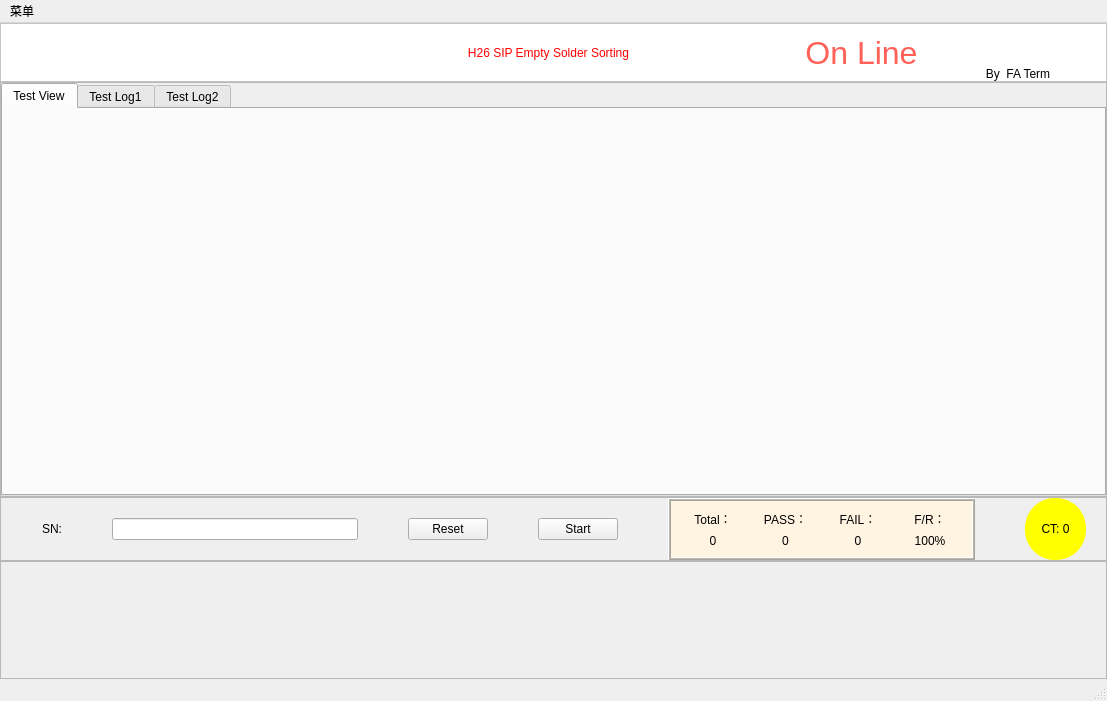
<?xml version="1.0" encoding="UTF-8"?>
<ui version="4.0">
 <class>MainWindow</class>
 <widget class="QMainWindow" name="MainWindow">
  <property name="geometry">
   <rect>
    <x>0</x>
    <y>0</y>
    <width>1107</width>
    <height>701</height>
   </rect>
  </property>
  <property name="windowTitle">
   <string>MainWindow</string>
  </property>
  <widget class="QWidget" name="centralwidget">
   <layout class="QVBoxLayout" name="verticalLayout">
    <property name="spacing">
     <number>0</number>
    </property>
    <property name="leftMargin">
     <number>0</number>
    </property>
    <property name="topMargin">
     <number>0</number>
    </property>
    <property name="rightMargin">
     <number>0</number>
    </property>
    <property name="bottomMargin">
     <number>0</number>
    </property>
    <item>
     <widget class="QFrame" name="frame">
      <property name="sizePolicy">
       <sizepolicy hsizetype="Preferred" vsizetype="Preferred">
        <horstretch>0</horstretch>
        <verstretch>1</verstretch>
       </sizepolicy>
      </property>
      <property name="styleSheet">
       <string notr="true">background-color: rgb(255, 255, 255);</string>
      </property>
      <property name="frameShape">
       <enum>QFrame::StyledPanel</enum>
      </property>
      <property name="frameShadow">
       <enum>QFrame::Raised</enum>
      </property>
      <layout class="QHBoxLayout" name="horizontalLayout_2">
       <property name="spacing">
        <number>0</number>
       </property>
       <property name="leftMargin">
        <number>0</number>
       </property>
       <property name="topMargin">
        <number>0</number>
       </property>
       <property name="rightMargin">
        <number>10</number>
       </property>
       <property name="bottomMargin">
        <number>0</number>
       </property>
       <item>
        <widget class="QLabel" name="label_13">
         <property name="sizePolicy">
          <sizepolicy hsizetype="Preferred" vsizetype="Preferred">
           <horstretch>4</horstretch>
           <verstretch>0</verstretch>
          </sizepolicy>
         </property>
         <property name="styleSheet">
          <string notr="true">border-image: url(:/log/aa.png);</string>
         </property>
         <property name="text">
          <string/>
         </property>
        </widget>
       </item>
       <item>
        <widget class="QLabel" name="label_2">
         <property name="sizePolicy">
          <sizepolicy hsizetype="Preferred" vsizetype="Preferred">
           <horstretch>6</horstretch>
           <verstretch>0</verstretch>
          </sizepolicy>
         </property>
         <property name="styleSheet">
          <string notr="true">font: 75 24pt &quot;Arial&quot;;
color: rgb(255, 0, 0);
</string>
         </property>
         <property name="text">
          <string>H26 SIP Empty Solder Sorting</string>
         </property>
         <property name="alignment">
          <set>Qt::AlignCenter</set>
         </property>
        </widget>
       </item>
       <item>
        <widget class="QLabel" name="label_14">
         <property name="sizePolicy">
          <sizepolicy hsizetype="Preferred" vsizetype="Preferred">
           <horstretch>2</horstretch>
           <verstretch>0</verstretch>
          </sizepolicy>
         </property>
         <property name="font">
          <font>
           <family>Arial</family>
           <pointsize>24</pointsize>
           <weight>50</weight>
           <bold>false</bold>
          </font>
         </property>
         <property name="styleSheet">
          <string notr="true">color: rgb(255, 97, 89);</string>
         </property>
         <property name="text">
          <string>On Line</string>
         </property>
         <property name="alignment">
          <set>Qt::AlignCenter</set>
         </property>
        </widget>
       </item>
       <item>
        <widget class="QLabel" name="label">
         <property name="sizePolicy">
          <sizepolicy hsizetype="Preferred" vsizetype="Preferred">
           <horstretch>2</horstretch>
           <verstretch>0</verstretch>
          </sizepolicy>
         </property>
         <property name="styleSheet">
          <string notr="true">font: 75 15pt &quot;Arial&quot;;</string>
         </property>
         <property name="text">
          <string>By  FA Term</string>
         </property>
         <property name="alignment">
          <set>Qt::AlignBottom|Qt::AlignHCenter</set>
         </property>
         <property name="margin">
          <number>10</number>
         </property>
        </widget>
       </item>
      </layout>
     </widget>
    </item>
    <item>
     <widget class="QFrame" name="frame_2">
      <property name="sizePolicy">
       <sizepolicy hsizetype="Preferred" vsizetype="Preferred">
        <horstretch>0</horstretch>
        <verstretch>7</verstretch>
       </sizepolicy>
      </property>
      <property name="frameShape">
       <enum>QFrame::StyledPanel</enum>
      </property>
      <property name="frameShadow">
       <enum>QFrame::Raised</enum>
      </property>
      <layout class="QVBoxLayout" name="verticalLayout_2">
       <property name="spacing">
        <number>0</number>
       </property>
       <property name="leftMargin">
        <number>0</number>
       </property>
       <property name="topMargin">
        <number>0</number>
       </property>
       <property name="rightMargin">
        <number>0</number>
       </property>
       <property name="bottomMargin">
        <number>0</number>
       </property>
       <item>
        <widget class="QTabWidget" name="test_log1">
         <property name="layoutDirection">
          <enum>Qt::LeftToRight</enum>
         </property>
         <property name="tabPosition">
          <enum>QTabWidget::North</enum>
         </property>
         <property name="tabShape">
          <enum>QTabWidget::Rounded</enum>
         </property>
         <property name="currentIndex">
          <number>0</number>
         </property>
         <widget class="QWidget" name="test_table">
          <attribute name="title">
           <string>Test View</string>
          </attribute>
         </widget>
         <widget class="QWidget" name="Test_Log1">
          <attribute name="title">
           <string>Test Log1</string>
          </attribute>
         </widget>
         <widget class="QWidget" name="test_log2">
          <attribute name="title">
           <string>Test Log2</string>
          </attribute>
         </widget>
        </widget>
       </item>
      </layout>
     </widget>
    </item>
    <item>
     <widget class="QFrame" name="frame_3">
      <property name="sizePolicy">
       <sizepolicy hsizetype="Preferred" vsizetype="Preferred">
        <horstretch>0</horstretch>
        <verstretch>1</verstretch>
       </sizepolicy>
      </property>
      <property name="frameShape">
       <enum>QFrame::StyledPanel</enum>
      </property>
      <property name="frameShadow">
       <enum>QFrame::Raised</enum>
      </property>
      <layout class="QHBoxLayout" name="horizontalLayout">
       <property name="spacing">
        <number>50</number>
       </property>
       <property name="leftMargin">
        <number>0</number>
       </property>
       <property name="topMargin">
        <number>0</number>
       </property>
       <property name="rightMargin">
        <number>20</number>
       </property>
       <property name="bottomMargin">
        <number>0</number>
       </property>
       <item>
        <widget class="QLabel" name="label_3">
         <property name="sizePolicy">
          <sizepolicy hsizetype="Preferred" vsizetype="Preferred">
           <horstretch>1</horstretch>
           <verstretch>0</verstretch>
          </sizepolicy>
         </property>
         <property name="styleSheet">
          <string notr="true">font: 75 17pt &quot;Arial&quot;;</string>
         </property>
         <property name="text">
          <string>SN:</string>
         </property>
         <property name="alignment">
          <set>Qt::AlignRight|Qt::AlignTrailing|Qt::AlignVCenter</set>
         </property>
        </widget>
       </item>
       <item>
        <widget class="QLineEdit" name="lineEdit">
         <property name="sizePolicy">
          <sizepolicy hsizetype="Expanding" vsizetype="Maximum">
           <horstretch>4</horstretch>
           <verstretch>0</verstretch>
          </sizepolicy>
         </property>
         <property name="styleSheet">
          <string notr="true">font: 75 25pt &quot;Arial&quot;;</string>
         </property>
        </widget>
       </item>
       <item>
        <widget class="QPushButton" name="pushButton_2">
         <property name="styleSheet">
          <string notr="true">font: 75 italic 17pt &quot;Arial&quot;;</string>
         </property>
         <property name="text">
          <string>Reset</string>
         </property>
        </widget>
       </item>
       <item>
        <widget class="QPushButton" name="pushButton">
         <property name="sizePolicy">
          <sizepolicy hsizetype="Minimum" vsizetype="Fixed">
           <horstretch>1</horstretch>
           <verstretch>0</verstretch>
          </sizepolicy>
         </property>
         <property name="styleSheet">
          <string notr="true">font: 75 italic 17pt &quot;Arial&quot;;</string>
         </property>
         <property name="text">
          <string>Start</string>
         </property>
        </widget>
       </item>
       <item>
        <widget class="QFrame" name="frame_5">
         <property name="sizePolicy">
          <sizepolicy hsizetype="Preferred" vsizetype="Preferred">
           <horstretch>5</horstretch>
           <verstretch>0</verstretch>
          </sizepolicy>
         </property>
         <property name="styleSheet">
          <string notr="true">background-color: rgb(255, 244, 226);</string>
         </property>
         <property name="frameShape">
          <enum>QFrame::Box</enum>
         </property>
         <property name="frameShadow">
          <enum>QFrame::Raised</enum>
         </property>
         <property name="midLineWidth">
          <number>1</number>
         </property>
         <layout class="QGridLayout" name="gridLayout">
          <item row="0" column="0">
           <widget class="QLabel" name="label_8">
            <property name="styleSheet">
             <string notr="true"/>
            </property>
            <property name="text">
             <string>Total：</string>
            </property>
            <property name="alignment">
             <set>Qt::AlignCenter</set>
            </property>
           </widget>
          </item>
          <item row="0" column="2">
           <widget class="QLabel" name="label_6">
            <property name="text">
             <string>FAIL：</string>
            </property>
            <property name="alignment">
             <set>Qt::AlignCenter</set>
            </property>
           </widget>
          </item>
          <item row="0" column="1">
           <widget class="QLabel" name="label_5">
            <property name="text">
             <string>PASS：</string>
            </property>
            <property name="alignment">
             <set>Qt::AlignCenter</set>
            </property>
           </widget>
          </item>
          <item row="0" column="3">
           <widget class="QLabel" name="label_7">
            <property name="text">
             <string>F/R：</string>
            </property>
            <property name="alignment">
             <set>Qt::AlignCenter</set>
            </property>
           </widget>
          </item>
          <item row="1" column="0">
           <widget class="QLabel" name="label_9">
            <property name="text">
             <string>0</string>
            </property>
            <property name="alignment">
             <set>Qt::AlignCenter</set>
            </property>
           </widget>
          </item>
          <item row="1" column="1">
           <widget class="QLabel" name="label_10">
            <property name="text">
             <string>0</string>
            </property>
            <property name="alignment">
             <set>Qt::AlignCenter</set>
            </property>
           </widget>
          </item>
          <item row="1" column="2">
           <widget class="QLabel" name="label_11">
            <property name="text">
             <string>0</string>
            </property>
            <property name="alignment">
             <set>Qt::AlignCenter</set>
            </property>
           </widget>
          </item>
          <item row="1" column="3">
           <widget class="QLabel" name="label_12">
            <property name="text">
             <string>100%</string>
            </property>
            <property name="alignment">
             <set>Qt::AlignCenter</set>
            </property>
           </widget>
          </item>
         </layout>
        </widget>
       </item>
       <item>
        <widget class="QLabel" name="label_4">
         <property name="sizePolicy">
          <sizepolicy hsizetype="Preferred" vsizetype="Preferred">
           <horstretch>1</horstretch>
           <verstretch>0</verstretch>
          </sizepolicy>
         </property>
         <property name="styleSheet">
          <string notr="true">border-radius:30px;
font: 75 17pt &quot;Arial&quot;;
background-color: rgb(255, 255, 0);</string>
         </property>
         <property name="frameShape">
          <enum>QFrame::Box</enum>
         </property>
         <property name="text">
          <string>CT: 0</string>
         </property>
         <property name="alignment">
          <set>Qt::AlignCenter</set>
         </property>
         <property name="wordWrap">
          <bool>false</bool>
         </property>
         <property name="margin">
          <number>0</number>
         </property>
         <property name="indent">
          <number>10</number>
         </property>
        </widget>
       </item>
      </layout>
     </widget>
    </item>
    <item>
     <widget class="QFrame" name="frame_4">
      <property name="sizePolicy">
       <sizepolicy hsizetype="Preferred" vsizetype="Preferred">
        <horstretch>0</horstretch>
        <verstretch>2</verstretch>
       </sizepolicy>
      </property>
      <property name="frameShape">
       <enum>QFrame::StyledPanel</enum>
      </property>
      <property name="frameShadow">
       <enum>QFrame::Raised</enum>
      </property>
     </widget>
    </item>
   </layout>
  </widget>
  <widget class="QMenuBar" name="menubar">
   <property name="geometry">
    <rect>
     <x>0</x>
     <y>0</y>
     <width>1107</width>
     <height>21</height>
    </rect>
   </property>
   <widget class="QMenu" name="menu">
    <property name="title">
     <string>菜单</string>
    </property>
    <addaction name="action"/>
    <addaction name="separator"/>
    <addaction name="action_2"/>
    <addaction name="separator"/>
    <addaction name="action_3"/>
   </widget>
   <addaction name="menu"/>
  </widget>
  <widget class="QStatusBar" name="statusbar"/>
  <action name="action">
   <property name="text">
    <string>设置</string>
   </property>
   <property name="shortcut">
    <string>Ctrl+S</string>
   </property>
  </action>
  <action name="action_2">
   <property name="text">
    <string>帮助</string>
   </property>
  </action>
  <action name="action_3">
   <property name="text">
    <string>退出</string>
   </property>
   <property name="shortcut">
    <string>Ctrl+Esc</string>
   </property>
  </action>
 </widget>
 <resources>
  <include location="../img/img.qrc"/>
 </resources>
 <connections/>
</ui>
